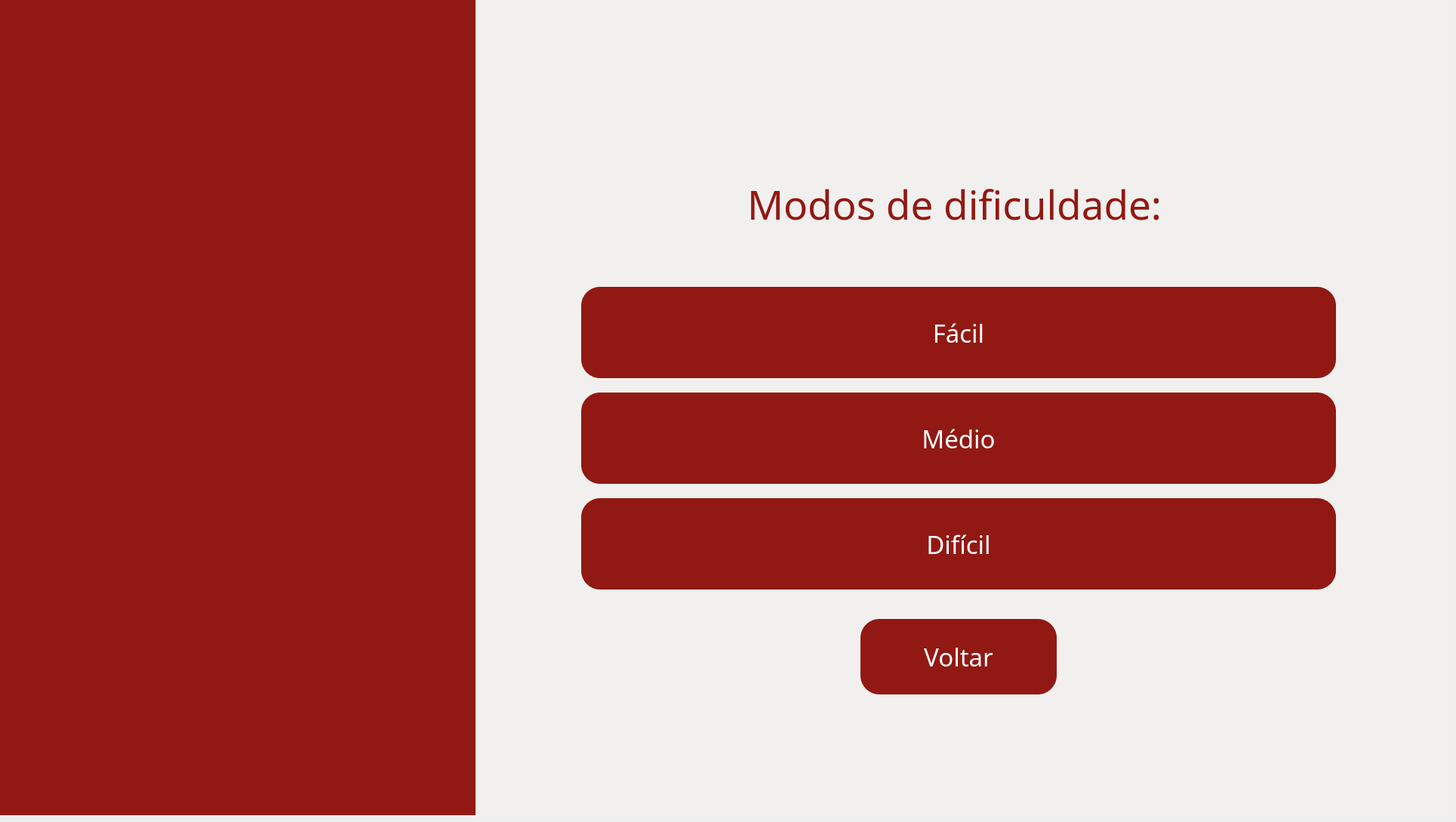
    <widget class="QWidget" name="pg_modos">
     <widget class="QWidget" name="fundo_modos" native="true">
      <property name="geometry">
       <rect>
        <x>0</x>
        <y>0</y>
        <width>1920</width>
        <height>1080</height>
       </rect>
      </property>
      <property name="styleSheet">
       <string notr="true">background-color: #F2F0EF;
</string>
      </property>
      <widget class="QWidget" name="barra_modos" native="true">
       <property name="geometry">
        <rect>
         <x>0</x>
         <y>0</y>
         <width>630</width>
         <height>1080</height>
        </rect>
       </property>
       <property name="styleSheet">
        <string notr="true">background-color: #921913;</string>
       </property>
       <widget class="QLabel" name="img_fundo_modos">
        <property name="geometry">
         <rect>
          <x>-60</x>
          <y>-60</y>
          <width>731</width>
          <height>1171</height>
         </rect>
        </property>
        <property name="text">
         <string/>
        </property>
        <property name="pixmap">
         <pixmap>../../assets/images/fundoetec.png</pixmap>
        </property>
        <property name="scaledContents">
         <bool>true</bool>
        </property>
       </widget>
      </widget>
      <widget class="QLabel" name="lbl_titulo_modos">
       <property name="geometry">
        <rect>
         <x>990</x>
         <y>240</y>
         <width>651</width>
         <height>61</height>
        </rect>
       </property>
       <property name="font">
        <font>
         <family>Arbutus Slab</family>
         <pointsize>40</pointsize>
        </font>
       </property>
       <property name="styleSheet">
        <string notr="true">color: #921913;</string>
       </property>
       <property name="text">
        <string>Modos de dificuldade:</string>
       </property>
      </widget>
      <widget class="QPushButton" name="btn_voltarperfil4">
       <property name="geometry">
        <rect>
         <x>1140</x>
         <y>820</y>
         <width>260</width>
         <height>100</height>
        </rect>
       </property>
       <property name="font">
        <font>
         <family>Arbutus Slab</family>
         <pointsize>25</pointsize>
        </font>
       </property>
       <property name="styleSheet">
        <string notr="true">QPushButton{
    background-color: #921913;
    border: none;
    border-radius: 25px;
    color: white;
}

QPushButton:hover{
    background-color: #7a1410;
}

QPushButton:pressed{
    background-color: #5a0f0c;
}</string>
       </property>
       <property name="text">
        <string>Voltar</string>
       </property>
      </widget>
      <widget class="QPushButton" name="btn_medio">
       <property name="geometry">
        <rect>
         <x>770</x>
         <y>520</y>
         <width>1000</width>
         <height>121</height>
        </rect>
       </property>
       <property name="font">
        <font>
         <family>Arbutus Slab</family>
         <pointsize>25</pointsize>
        </font>
       </property>
       <property name="styleSheet">
        <string notr="true">QPushButton{
    background-color: #921913;
    border: none;
    border-radius: 25px;
    color: white;
}
QPushButton{
    background-color: #921913;
    border: none;
    border-radius: 25px;
    color: white;
}

QPushButton:hover{
    background-color: #7a1410;
}

QPushButton:pressed{
    background-color: #5a0f0c;
}:hover{
    background-color: #62100d;
}</string>
       </property>
       <property name="text">
        <string>Médio</string>
       </property>
      </widget>
      <widget class="QPushButton" name="btn_facil">
       <property name="geometry">
        <rect>
         <x>770</x>
         <y>380</y>
         <width>1000</width>
         <height>121</height>
        </rect>
       </property>
       <property name="font">
        <font>
         <family>Arbutus Slab</family>
         <pointsize>25</pointsize>
        </font>
       </property>
       <property name="styleSheet">
        <string notr="true">QPushButton{
    background-color: #921913;
    border: none;
    border-radius: 25px;
    color: white;
}

QPushButton:hover{
    background-color: #7a1410;
}

QPushButton:pressed{
    background-color: #5a0f0c;
}</string>
       </property>
       <property name="text">
        <string>Fácil</string>
       </property>
      </widget>
      <widget class="QPushButton" name="btn_dificil">
       <property name="geometry">
        <rect>
         <x>770</x>
         <y>660</y>
         <width>1000</width>
         <height>121</height>
        </rect>
       </property>
       <property name="font">
        <font>
         <family>Arbutus Slab</family>
         <pointsize>25</pointsize>
        </font>
       </property>
       <property name="styleSheet">
        <string notr="true">QPushButton{
    background-color: #921913;
    border: none;
    border-radius: 25px;
    color: white;
}

QPushButton:hover{
    background-color: #7a1410;
}

QPushButton:pressed{
    background-color: #5a0f0c;
}</string>
       </property>
       <property name="text">
        <string>Difícil</string>
       </property>
      </widget>
      <widget class="QLabel" name="lbl_logo_cps_inicio_8">
       <property name="geometry">
        <rect>
         <x>1690</x>
         <y>950</y>
         <width>201</width>
         <height>121</height>
        </rect>
       </property>
       <property name="text">
        <string/>
       </property>
       <property name="pixmap">
        <pixmap>../../assets/images/logoetec.png</pixmap>
       </property>
       <property name="scaledContents">
        <bool>true</bool>
       </property>
      </widget>
      <widget class="QLabel" name="lbl_logo_etec_inicio_8">
       <property name="geometry">
        <rect>
         <x>1540</x>
         <y>900</y>
         <width>171</width>
         <height>181</height>
        </rect>
       </property>
       <property name="text">
        <string/>
       </property>
       <property name="pixmap">
        <pixmap>../../assets/images/logocps.png</pixmap>
       </property>
       <property name="scaledContents">
        <bool>true</bool>
       </property>
      </widget>
     </widget>
    </widget>
